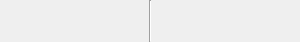
<?xml version="1.0" encoding="UTF-8"?>
<ui version="4.0">
 <class>CoordinateDisplay</class>
 <widget class="QWidget" name="CoordinateDisplay">
  <property name="geometry">
   <rect>
    <x>0</x>
    <y>0</y>
    <width>300</width>
    <height>42</height>
   </rect>
  </property>
  <property name="sizePolicy">
   <sizepolicy hsizetype="MinimumExpanding" vsizetype="MinimumExpanding">
    <horstretch>0</horstretch>
    <verstretch>0</verstretch>
   </sizepolicy>
  </property>
  <property name="minimumSize">
   <size>
    <width>300</width>
    <height>32</height>
   </size>
  </property>
  <property name="windowTitle">
   <string notr="true">CoordinateDisplay</string>
  </property>
  <layout class="QVBoxLayout" name="verticalLayout">
   <property name="spacing">
    <number>0</number>
   </property>
   <property name="leftMargin">
    <number>0</number>
   </property>
   <property name="topMargin">
    <number>0</number>
   </property>
   <property name="rightMargin">
    <number>0</number>
   </property>
   <property name="bottomMargin">
    <number>0</number>
   </property>
   <item>
    <layout class="QGridLayout" name="gridLayout">
     <property name="sizeConstraint">
      <enum>QLayout::SetDefaultConstraint</enum>
     </property>
     <property name="spacing">
      <number>1</number>
     </property>
     <item row="0" column="0">
      <widget class="QLabel" name="Abs">
       <property name="sizePolicy">
        <sizepolicy hsizetype="MinimumExpanding" vsizetype="Preferred">
         <horstretch>0</horstretch>
         <verstretch>0</verstretch>
        </sizepolicy>
       </property>
       <property name="font">
        <font>
         <pointsize>8</pointsize>
        </font>
       </property>
       <property name="toolTip">
        <string>Absolute Cartesian Coordinate</string>
       </property>
       <property name="text">
        <string notr="true"/>
       </property>
      </widget>
     </item>
     <item row="0" column="2">
      <widget class="QLabel" name="AbsPol">
       <property name="sizePolicy">
        <sizepolicy hsizetype="MinimumExpanding" vsizetype="Preferred">
         <horstretch>0</horstretch>
         <verstretch>0</verstretch>
        </sizepolicy>
       </property>
       <property name="font">
        <font>
         <pointsize>8</pointsize>
        </font>
       </property>
       <property name="toolTip">
        <string>Absolute Polar Coordinate</string>
       </property>
       <property name="text">
        <string/>
       </property>
      </widget>
     </item>
     <item row="1" column="0">
      <widget class="QLabel" name="Rel">
       <property name="sizePolicy">
        <sizepolicy hsizetype="MinimumExpanding" vsizetype="Preferred">
         <horstretch>0</horstretch>
         <verstretch>0</verstretch>
        </sizepolicy>
       </property>
       <property name="font">
        <font>
         <pointsize>8</pointsize>
        </font>
       </property>
       <property name="toolTip">
        <string>Relative Cartesian Coordinate</string>
       </property>
       <property name="text">
        <string/>
       </property>
      </widget>
     </item>
     <item row="1" column="2">
      <widget class="QLabel" name="RelPol">
       <property name="sizePolicy">
        <sizepolicy hsizetype="MinimumExpanding" vsizetype="Preferred">
         <horstretch>0</horstretch>
         <verstretch>0</verstretch>
        </sizepolicy>
       </property>
       <property name="font">
        <font>
         <pointsize>8</pointsize>
        </font>
       </property>
       <property name="toolTip">
        <string>Relative Polar Coordinate</string>
       </property>
       <property name="text">
        <string/>
       </property>
      </widget>
     </item>
     <item row="0" column="1" rowspan="2">
      <widget class="Line" name="line">
       <property name="sizePolicy">
        <sizepolicy hsizetype="Fixed" vsizetype="Minimum">
         <horstretch>0</horstretch>
         <verstretch>0</verstretch>
        </sizepolicy>
       </property>
       <property name="orientation">
        <enum>Qt::Vertical</enum>
       </property>
      </widget>
     </item>
    </layout>
   </item>
  </layout>
 </widget>
 <resources/>
 <connections/>
</ui>
